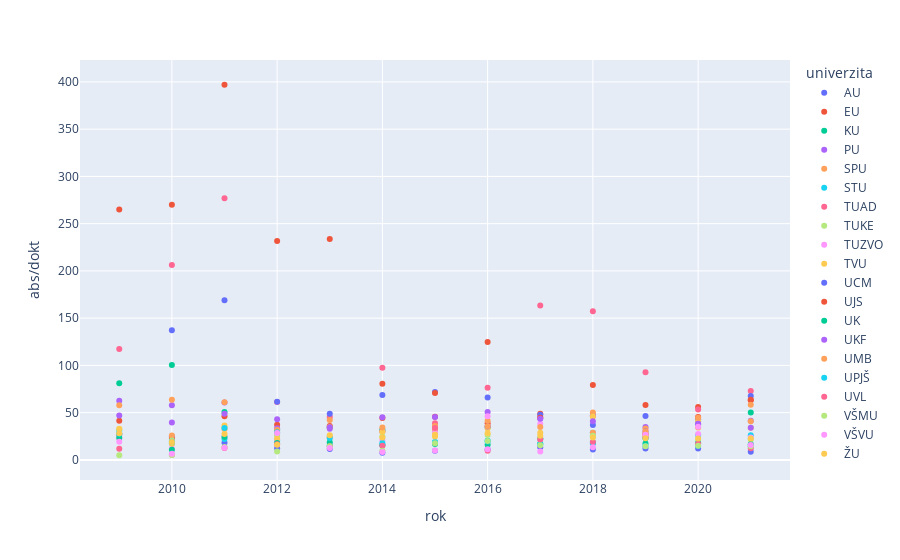

Notebook cell for this chart:
### Code cell
px.scatter(absolventi_celkovo, x="rok", y="abs/dokt",color="univerzita", height=750)

### Figure 1 — Plotly figure (JSON) as saved in the notebook; plotly's stock layout.template omitted (floating-point values rounded to 4 significant figures)
{"data": [{"hovertemplate": "univerzita=AU<br>rok=%{x}<br>abs/dokt=%{y}<extra></extra>", "legendgroup": "AU", "marker": {"color": "#636efa", "symbol": "circle"}, "mode": "markers", "name": "AU", "orientation": "v", "showlegend": true, "type": "scatter", "x": [2009, 2010, 2011, 2012, 2013, 2014, 2015, 2016, 2017, 2018, 2019, 2020, 2021], "xaxis": "x", "y": [27, 24.88, 18.18, 12.25, 11.53, 7.65, 9.65, 11.2, 13.5, 11.13, 12.07, 12, 8.67], "yaxis": "y"}, {"hovertemplate": "univerzita=EU<br>rok=%{x}<br>abs/dokt=%{y}<extra></extra>", "legendgroup": "EU", "marker": {"color": "#EF553B", "symbol": "circle"}, "mode": "markers", "name": "EU", "orientation": "v", "showlegend": true, "type": "scatter", "x": [2009, 2010, 2011, 2012, 2013, 2014, 2015, 2016, 2017, 2018, 2019, 2020, 2021], "xaxis": "x", "y": [41.3, 22.38, 46.17, 37.09, 35.79, 44.42, 45.68, 38.86, 48.96, 46.44, 58.11, 55.97, 63.14], "yaxis": "y"}, {"hovertemplate": "univerzita=KU<br>rok=%{x}<br>abs/dokt=%{y}<extra></extra>", "legendgroup": "KU", "marker": {"color": "#00cc96", "symbol": "circle"}, "mode": "markers", "name": "KU", "orientation": "v", "showlegend": true, "type": "scatter", "x": [2009, 2010, 2011, 2012, 2013, 2014, 2015, 2016, 2017, 2018, 2019, 2020, 2021], "xaxis": "x", "y": [81.08, 100.5, 50.56, 31.45, 34.2, 32.03, 29.14, 34.85, 22.77, 28.84, 22.95, 42.46, 50.16], "yaxis": "y"}, {"hovertemplate": "univerzita=PU<br>rok=%{x}<br>abs/dokt=%{y}<extra></extra>", "legendgroup": "PU", "marker": {"color": "#ab63fa", "symbol": "circle"}, "mode": "markers", "name": "PU", "orientation": "v", "showlegend": true, "type": "scatter", "x": [2009, 2010, 2011, 2012, 2013, 2014, 2015, 2016, 2017, 2018, 2019, 2020, 2021], "xaxis": "x", "y": [62.55, 57.88, 60.69, 42.97, 32.86, 30.45, 35.18, 50.69, 44.03, 47.26, 34.8, 42.43, 41.39], "yaxis": "y"}, {"hovertemplate": "univerzita=SPU<br>rok=%{x}<br>abs/dokt=%{y}<extra></extra>", "legendgroup": "SPU", "marker": {"color": "#FFA15A", "symbol": "circle"}, "mode": "markers", "name": "SPU", "orientation": "v", "showlegend": true, "type": "scatter", "x": [2009, 2010, 2011, 2012, 2013, 2014, 2015, 2016, 2017, 2018, 2019, 2020, 2021], "xaxis": "x", "y": [26.79, 25.85, 32.8, 27.49, 34.89, 30.01, 32.28, 41.3, 45.89, 50.27, 33.19, 34.28, 40.78], "yaxis": "y"}, {"hovertemplate": "univerzita=STU<br>rok=%{x}<br>abs/dokt=%{y}<extra></extra>", "legendgroup": "STU", "marker": {"color": "#19d3f3", "symbol": "circle"}, "mode": "markers", "name": "STU", "orientation": "v", "showlegend": true, "type": "scatter", "x": [2009, 2010, 2011, 2012, 2013, 2014, 2015, 2016, 2017, 2018, 2019, 2020, 2021], "xaxis": "x", "y": [30.78, 17.32, 22.2, 20.44, 15.39, 16.05, 18.34, 20.43, 22.44, 24.63, 23.27, 26.3, 26.07], "yaxis": "y"}, {"hovertemplate": "univerzita=TUAD<br>rok=%{x}<br>abs/dokt=%{y}<extra></extra>", "legendgroup": "TUAD", "marker": {"color": "#FF6692", "symbol": "circle"}, "mode": "markers", "name": "TUAD", "orientation": "v", "showlegend": true, "type": "scatter", "x": [2009, 2010, 2011, 2012, 2013, 2014, 2015, 2016, 2017, 2018, 2019, 2020, 2021], "xaxis": "x", "y": [117.3, 206.2, 276.8, 61.15, 45.28, 97.43, 38.91, 76.31, 163.4, 157.2, 92.83, 53.45, 72.88], "yaxis": "y"}, {"hovertemplate": "univerzita=TUKE<br>rok=%{x}<br>abs/dokt=%{y}<extra></extra>", "legendgroup": "TUKE", "marker": {"color": "#B6E880", "symbol": "circle"}, "mode": "markers", "name": "TUKE", "orientation": "v", "showlegend": true, "type": "scatter", "x": [2009, 2010, 2011, 2012, 2013, 2014, 2015, 2016, 2017, 2018, 2019, 2020, 2021], "xaxis": "x", "y": [32.31, 20.66, 34.06, 25.25, 25.25, 24.65, 25.78, 26.37, 22.42, 25.4, 25.49, 21.03, 21.49], "yaxis": "y"}, {"hovertemplate": "univerzita=TUZVO<br>rok=%{x}<br>abs/dokt=%{y}<extra></extra>", "legendgroup": "TUZVO", "marker": {"color": "#FF97FF", "symbol": "circle"}, "mode": "markers", "name": "TUZVO", "orientation": "v", "showlegend": true, "type": "scatter", "x": [2009, 2010, 2011, 2012, 2013, 2014, 2015, 2016, 2017, 2018, 2019, 2020, 2021], "xaxis": "x", "y": [22.9, 11.97, 24.55, 21.49, 24.04, 21.08, 28.88, 46.12, 38.16, 28.53, 27.44, 27.5, 23.71], "yaxis": "y"}, {"hovertemplate": "univerzita=TVU<br>rok=%{x}<br>abs/dokt=%{y}<extra></extra>", "legendgroup": "TVU", "marker": {"color": "#FECB52", "symbol": "circle"}, "mode": "markers", "name": "TVU", "orientation": "v", "showlegend": true, "type": "scatter", "x": [2009, 2010, 2011, 2012, 2013, 2014, 2015, 2016, 2017, 2018, 2019, 2020, 2021], "xaxis": "x", "y": [32.94, 17.05, 36.34, 22.4, 23.83, 29.67, 26.97, 33.1, 28.74, 45.83, 26.07, 40.87, 34], "yaxis": "y"}, {"hovertemplate": "univerzita=UCM<br>rok=%{x}<br>abs/dokt=%{y}<extra></extra>", "legendgroup": "UCM", "marker": {"color": "#636efa", "symbol": "circle"}, "mode": "markers", "name": "UCM", "orientation": "v", "showlegend": true, "type": "scatter", "x": [2009, 2010, 2011, 2012, 2013, 2014, 2015, 2016, 2017, 2018, 2019, 2020, 2021], "xaxis": "x", "y": [null, 137.1, 168.8, 61.57, 48.93, 68.71, 71.73, 66.07, 47.86, 37, 46.45, 37.64, 67.64], "yaxis": "y"}, {"hovertemplate": "univerzita=UJS<br>rok=%{x}<br>abs/dokt=%{y}<extra></extra>", "legendgroup": "UJS", "marker": {"color": "#EF553B", "symbol": "circle"}, "mode": "markers", "name": "UJS", "orientation": "v", "showlegend": true, "type": "scatter", "x": [2009, 2010, 2011, 2012, 2013, 2014, 2015, 2016, 2017, 2018, 2019, 2020, 2021], "xaxis": "x", "y": [265, 270, 397, 231.7, 233.7, 80.62, 70.67, 124.8, 44.6, 79.33, 27.38, 45.44, 63.57], "yaxis": "y"}, {"hovertemplate": "univerzita=UK<br>rok=%{x}<br>abs/dokt=%{y}<extra></extra>", "legendgroup": "UK", "marker": {"color": "#00cc96", "symbol": "circle"}, "mode": "markers", "name": "UK", "orientation": "v", "showlegend": true, "type": "scatter", "x": [2009, 2010, 2011, 2012, 2013, 2014, 2015, 2016, 2017, 2018, 2019, 2020, 2021], "xaxis": "x", "y": [23.43, 10.62, 24.28, 17.76, 18.56, 15.56, 16.95, 16.06, 16.97, 18.32, 17.23, 17.89, 16.69], "yaxis": "y"}, {"hovertemplate": "univerzita=UKF<br>rok=%{x}<br>abs/dokt=%{y}<extra></extra>", "legendgroup": "UKF", "marker": {"color": "#ab63fa", "symbol": "circle"}, "mode": "markers", "name": "UKF", "orientation": "v", "showlegend": true, "type": "scatter", "x": [2009, 2010, 2011, 2012, 2013, 2014, 2015, 2016, 2017, 2018, 2019, 2020, 2021], "xaxis": "x", "y": [46.86, 39.45, 48.73, 33.38, 34.49, 45.05, 45.36, 35.39, 43.61, 40.82, 30.26, 38.4, 33.95], "yaxis": "y"}, {"hovertemplate": "univerzita=UMB<br>rok=%{x}<br>abs/dokt=%{y}<extra></extra>", "legendgroup": "UMB", "marker": {"color": "#FFA15A", "symbol": "circle"}, "mode": "markers", "name": "UMB", "orientation": "v", "showlegend": true, "type": "scatter", "x": [2009, 2010, 2011, 2012, 2013, 2014, 2015, 2016, 2017, 2018, 2019, 2020, 2021], "xaxis": "x", "y": [57.83, 63.75, 60.89, 31.85, 42.31, 34.2, 35.99, 35.58, 34.94, 28.61, 30.18, 44.67, 58.45], "yaxis": "y"}, {"hovertemplate": "univerzita=UPJŠ<br>rok=%{x}<br>abs/dokt=%{y}<extra></extra>", "legendgroup": "UPJŠ", "marker": {"color": "#19d3f3", "symbol": "circle"}, "mode": "markers", "name": "UPJŠ", "orientation": "v", "showlegend": true, "type": "scatter", "x": [2009, 2010, 2011, 2012, 2013, 2014, 2015, 2016, 2017, 2018, 2019, 2020, 2021], "xaxis": "x", "y": [27.65, 19.1, 33.79, 29.18, 23.24, 17.97, 19.04, 19.42, 16.78, 17.19, 14.63, 14.62, 14.46], "yaxis": "y"}, {"hovertemplate": "univerzita=UVL<br>rok=%{x}<br>abs/dokt=%{y}<extra></extra>", "legendgroup": "UVL", "marker": {"color": "#FF6692", "symbol": "circle"}, "mode": "markers", "name": "UVL", "orientation": "v", "showlegend": true, "type": "scatter", "x": [2009, 2010, 2011, 2012, 2013, 2014, 2015, 2016, 2017, 2018, 2019, 2020, 2021], "xaxis": "x", "y": [11.88, 5.33, 12.65, 16.61, 14.57, 15, 33.64, 9.62, 21.59, 18.89, 24, 17.21, 12.32], "yaxis": "y"}, {"hovertemplate": "univerzita=VŠMU<br>rok=%{x}<br>abs/dokt=%{y}<extra></extra>", "legendgroup": "VŠMU", "marker": {"color": "#B6E880", "symbol": "circle"}, "mode": "markers", "name": "VŠMU", "orientation": "v", "showlegend": true, "type": "scatter", "x": [2009, 2010, 2011, 2012, 2013, 2014, 2015, 2016, 2017, 2018, 2019, 2020, 2021], "xaxis": "x", "y": [4.92, 5.24, 13.68, 8.81, 14.44, 9.74, 17.53, 19.94, 15.52, 25.62, 14.41, 14.85, 14.42], "yaxis": "y"}, {"hovertemplate": "univerzita=VŠVU<br>rok=%{x}<br>abs/dokt=%{y}<extra></extra>", "legendgroup": "VŠVU", "marker": {"color": "#FF97FF", "symbol": "circle"}, "mode": "markers", "name": "VŠVU", "orientation": "v", "showlegend": true, "type": "scatter", "x": [2009, 2010, 2011, 2012, 2013, 2014, 2015, 2016, 2017, 2018, 2019, 2020, 2021], "xaxis": "x", "y": [19.09, 6.59, 12.73, 28.5, 12.5, 8.32, 9.83, 11.36, 8.9, 13.33, 26.67, 35, 15.73], "yaxis": "y"}, {"hovertemplate": "univerzita=ŽU<br>rok=%{x}<br>abs/dokt=%{y}<extra></extra>", "legendgroup": "ŽU", "marker": {"color": "#FECB52", "symbol": "circle"}, "mode": "markers", "name": "ŽU", "orientation": "v", "showlegend": true, "type": "scatter", "x": [2009, 2010, 2011, 2012, 2013, 2014, 2015, 2016, 2017, 2018, 2019, 2020, 2021], "xaxis": "x", "y": [28.14, 18.99, 27.29, 15.93, 26.21, 23.65, 24.88, 28.21, 25.53, 23.66, 22.82, 22.56, 22.71], "yaxis": "y"}], "layout": {"autosize": true, "legend": {"title": {"text": "univerzita"}, "tracegroupgap": 0}, "margin": {"t": 60}, "xaxis": {"anchor": "y", "autorange": true, "domain": [0, 1], "range": [2008.0, 2022.0], "title": {"text": "rok"}, "type": "linear"}, "yaxis": {"anchor": "x", "autorange": true, "domain": [0, 1], "range": [-19.88, 421.8], "title": {"text": "abs/dokt"}, "type": "linear"}}}
